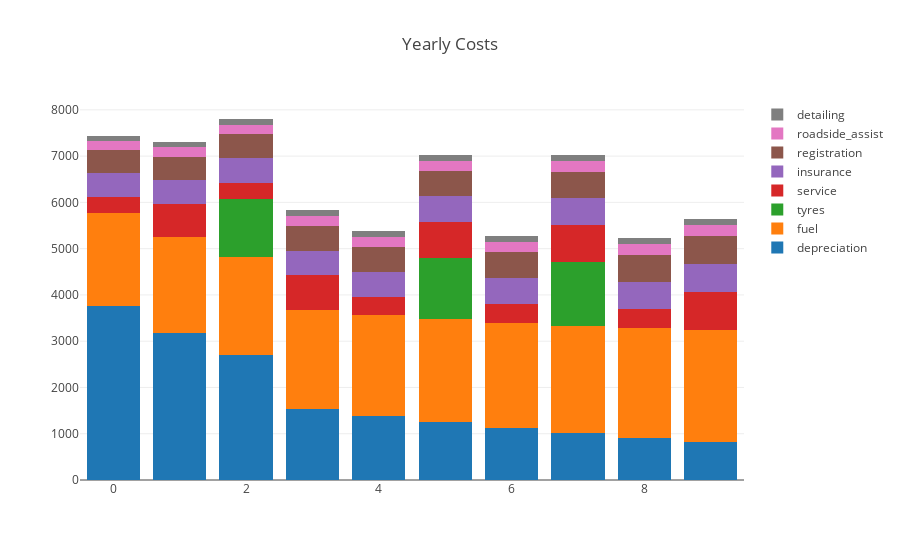

Source (notebook cell):
### Code cell
yc = cc.yearly_costs

sorted_costs = [(c, yc[c].max()) for c in yc.columns]
sorted_costs.sort(key=lambda x: x[1], reverse=True)

data = [go.Bar(y=cc.yearly_costs[cost[0]], name=cost[0]) for cost in sorted_costs]

layout = go.Layout(
    barmode='stack',
    title='Yearly Costs'
)

fig = go.Figure(data=data, layout=layout)

py.iplot(fig, config=config)

### Figure 1 — Plotly figure (JSON) as saved in the notebook; plotly's stock layout.template omitted (floating-point values rounded to 4 significant figures)
{"data": [{"name": "depreciation", "type": "bar", "uid": "20e7b93c-b1b1-11e8-8485-0800279fead2", "y": [3750, 3188.0, 2709.0, 1535.0, 1382.0, 1244.0, 1119.0, 1007.0, 906.6, 815.9]}, {"name": "fuel", "type": "bar", "uid": "20e7b93d-b1b1-11e8-8485-0800279fead2", "y": [2025, 2066.0, 2107.0, 2149.0, 2192.0, 2236.0, 2280.0, 2326.0, 2373.0, 2420.0]}, {"name": "tyres", "type": "bar", "uid": "20e7b93e-b1b1-11e8-8485-0800279fead2", "y": [0, 0, 1248.0, 0, 0, 1325.0, 0, 1378.0, 0, 0]}, {"name": "service", "type": "bar", "uid": "20e7b93f-b1b1-11e8-8485-0800279fead2", "y": [350, 714, 364.1, 742.8, 378.9, 772.9, 394.2, 804.1, 410.1, 836.6]}, {"name": "insurance", "type": "bar", "uid": "20e7b940-b1b1-11e8-8485-0800279fead2", "y": [500, 510, 520.2, 530.6, 541.2, 552.0, 563.1, 574.3, 585.8, 597.5]}, {"name": "registration", "type": "bar", "uid": "20e7b941-b1b1-11e8-8485-0800279fead2", "y": [500, 510, 520.2, 530.6, 541.2, 552.0, 563.1, 574.3, 585.8, 597.5]}, {"name": "roadside_assist", "type": "bar", "uid": "20e7b942-b1b1-11e8-8485-0800279fead2", "y": [200, 204, 208.1, 212.2, 216.5, 220.8, 225.2, 229.7, 234.3, 239.0]}, {"name": "detailing", "type": "bar", "uid": "20e7b943-b1b1-11e8-8485-0800279fead2", "y": [120, 122.4, 124.8, 127.3, 129.9, 132.5, 135.1, 137.8, 140.6, 143.4]}], "layout": {"barmode": "stack", "title": "Yearly Costs"}}
